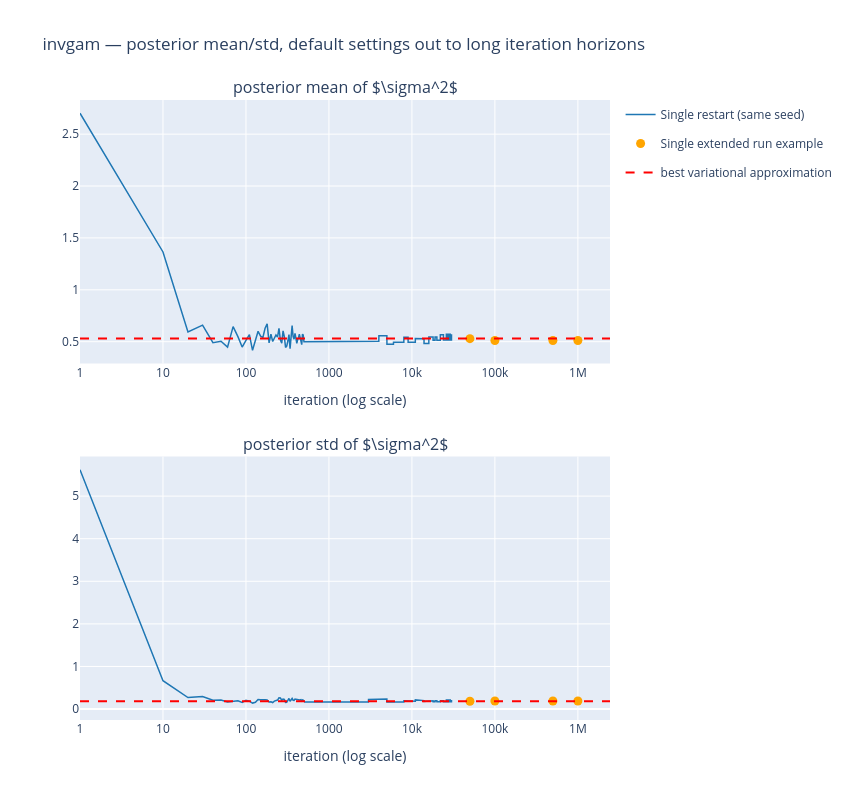

The cell this chart's notebook holds for it:
### Code cell
import pickle
import sys
from pathlib import Path
import numpy as np
import plotly.graph_objects as go
from plotly.subplots import make_subplots

REPO_ROOT = Path("/Users/madelynandersen/Documents/VB Bakeoff/simpleVI")
if str(REPO_ROOT) not in sys.path:
    sys.path.insert(0, str(REPO_ROOT))

from modulars.stan_rr_test import stan_result_by_scenario
from modulars.utils import load_config, load_best_values, exp_lognormal_moments

NB_DIR = REPO_ROOT / "single_MC/invgamma_gaussianknownmean/random_restarts"

config = load_config(NB_DIR / "../invgamma_config.json")
best_mu, best_std = load_best_values(config=config, transform=exp_lognormal_moments, n_samples=50_000, seed=1)

with open(NB_DIR / "stan_cmdstan_output/stan_result.pkl", "rb") as f:
    _main_result = pickle.load(f)
_by_scenario = stan_result_by_scenario(_main_result)
default_means, default_stds, default_iterations = _by_scenario["default"]
default_trace_mean = default_means[0]
default_trace_std = default_stds[0]

CHECKPOINTS = [50_000, 100_000, 500_000, 1_000_000]
with open(NB_DIR / "default_checkpoint_results.pkl", "rb") as f:
    _cp_results = pickle.load(f)
cp_means = np.array([np.asarray(_cp_results[cp]["means_by_scenario"]["default_single"][0, 0, :], dtype=float)[0] for cp in CHECKPOINTS])
cp_stds = np.array([np.asarray(_cp_results[cp]["stds_by_scenario"]["default_single"][0, 0, :], dtype=float)[0] for cp in CHECKPOINTS])
cp_iters = np.array(CHECKPOINTS)

fig = make_subplots(rows=2, cols=1, vertical_spacing=0.15,
                     subplot_titles=(r"posterior mean of $\sigma^2$", r"posterior std of $\sigma^2$"))

fig.add_trace(go.Scatter(x=default_iterations, y=default_trace_mean, mode="lines",
                          line=dict(color="rgb(31,119,180)", width=1.5),
                          name="Single restart (same seed)", legendgroup="line", showlegend=True), row=1, col=1)
fig.add_trace(go.Scatter(x=cp_iters, y=cp_means, mode="markers", marker=dict(color="orange", size=9),
                          name="Single extended run example", legendgroup="dots", showlegend=True), row=1, col=1)
fig.add_hline(y=best_mu, line=dict(color="red", dash="dash"), row=1, col=1)

fig.add_trace(go.Scatter(x=default_iterations, y=default_trace_std, mode="lines",
                          line=dict(color="rgb(31,119,180)", width=1.5),
                          name="Single restart (same seed)", legendgroup="line", showlegend=False), row=2, col=1)
fig.add_trace(go.Scatter(x=cp_iters, y=cp_stds, mode="markers", marker=dict(color="orange", size=9),
                          name="Single extended run example", legendgroup="dots", showlegend=False), row=2, col=1)
fig.add_hline(y=best_std, line=dict(color="red", dash="dash"), row=2, col=1)
fig.add_trace(go.Scatter(x=[None], y=[None], mode="lines", line=dict(color="red", dash="dash"),
                          name="best variational approximation"), row=1, col=1)

fig.update_xaxes(type="log", title_text="iteration (log scale)", row=1, col=1)
fig.update_xaxes(type="log", title_text="iteration (log scale)", row=2, col=1)
fig.update_layout(height=800, width=850, title_text="invgam — posterior mean/std, default settings out to long iteration horizons")
fig.show()

### Figure 1 — Plotly figure (JSON) as saved in the notebook; plotly's stock layout.template omitted (floating-point values rounded to 4 significant figures; data arrays with more than 128 entries replaced by an {"elided": "..."} marker saying what was removed)
{"data": [{"legendgroup": "line", "line": {"color": "rgb(31,119,180)", "width": 1.5}, "mode": "lines", "name": "Single restart (same seed)", "showlegend": true, "type": "scatter", "x": {"elided": "3001 int values"}, "xaxis": "x", "y": {"elided": "3001 float values"}, "yaxis": "y"}, {"legendgroup": "dots", "marker": {"color": "orange", "size": 9}, "mode": "markers", "name": "Single extended run example", "showlegend": true, "type": "scatter", "x": [50000, 100000, 500000, 1000000], "xaxis": "x", "y": [0.5293, 0.512, 0.512, 0.512], "yaxis": "y"}, {"legendgroup": "line", "line": {"color": "rgb(31,119,180)", "width": 1.5}, "mode": "lines", "name": "Single restart (same seed)", "showlegend": false, "type": "scatter", "x": {"elided": "3001 int values"}, "xaxis": "x2", "y": {"elided": "3001 float values"}, "yaxis": "y2"}, {"legendgroup": "dots", "marker": {"color": "orange", "size": 9}, "mode": "markers", "name": "Single extended run example", "showlegend": false, "type": "scatter", "x": [50000, 100000, 500000, 1000000], "xaxis": "x2", "y": [0.1848, 0.1892, 0.1892, 0.1892], "yaxis": "y2"}, {"line": {"color": "red", "dash": "dash"}, "mode": "lines", "name": "best variational approximation", "type": "scatter", "x": [null], "xaxis": "x", "y": [null], "yaxis": "y"}], "layout": {"annotations": [{"font": {"size": 16}, "showarrow": false, "text": "posterior mean of $\\sigma^2$", "x": 0.5, "xanchor": "center", "xref": "paper", "y": 1.0, "yanchor": "bottom", "yref": "paper"}, {"font": {"size": 16}, "showarrow": false, "text": "posterior std of $\\sigma^2$", "x": 0.5, "xanchor": "center", "xref": "paper", "y": 0.425, "yanchor": "bottom", "yref": "paper"}], "height": 800, "shapes": [{"line": {"color": "red", "dash": "dash"}, "type": "line", "x0": 0, "x1": 1, "xref": "x domain", "y0": 0.5308, "y1": 0.5308, "yref": "y"}, {"line": {"color": "red", "dash": "dash"}, "type": "line", "x0": 0, "x1": 1, "xref": "x2 domain", "y0": 0.182, "y1": 0.182, "yref": "y2"}], "title": {"text": "invgam — posterior mean/std, default settings out to long iteration horizons"}, "width": 850, "xaxis": {"anchor": "y", "domain": [0.0, 1.0], "title": {"text": "iteration (log scale)"}, "type": "log"}, "xaxis2": {"anchor": "y2", "domain": [0.0, 1.0], "title": {"text": "iteration (log scale)"}, "type": "log"}, "yaxis": {"anchor": "x", "domain": [0.575, 1.0]}, "yaxis2": {"anchor": "x2", "domain": [0.0, 0.425]}}}
